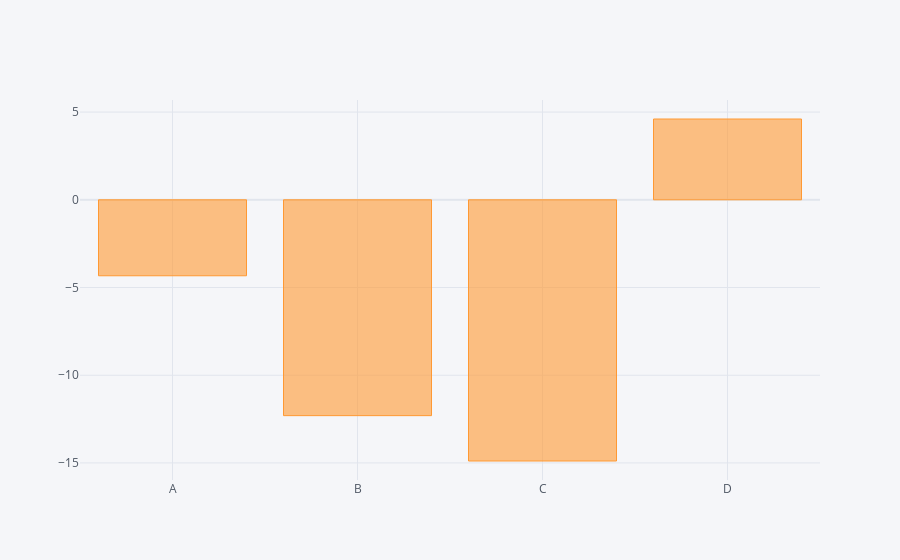

Source (notebook cell):
### Code cell
df.sum().iplot(kind = 'bar')

### Figure 1 — Plotly figure (JSON) as saved in the notebook; plotly's stock layout.template omitted (floating-point values rounded to 4 significant figures)
{"data": [{"marker": {"color": "rgba(255, 153, 51, 0.6)", "line": {"color": "rgba(255, 153, 51, 1.0)", "width": 1}}, "name": "None", "orientation": "v", "text": "", "type": "bar", "x": ["A", "B", "C", "D"], "y": [-4.331, -12.3, -14.89, 4.606]}], "layout": {"autosize": true, "legend": {"bgcolor": "#F5F6F9", "font": {"color": "#4D5663"}}, "paper_bgcolor": "#F5F6F9", "plot_bgcolor": "#F5F6F9", "title": {"font": {"color": "#4D5663"}}, "xaxis": {"autorange": true, "gridcolor": "#E1E5ED", "range": [-0.5, 3.5], "showgrid": true, "tickfont": {"color": "#4D5663"}, "title": {"font": {"color": "#4D5663"}, "text": ""}, "type": "category", "zerolinecolor": "#E1E5ED"}, "yaxis": {"autorange": true, "gridcolor": "#E1E5ED", "range": [-15.97, 5.689], "showgrid": true, "tickfont": {"color": "#4D5663"}, "title": {"font": {"color": "#4D5663"}, "text": ""}, "type": "linear", "zerolinecolor": "#E1E5ED"}}}
